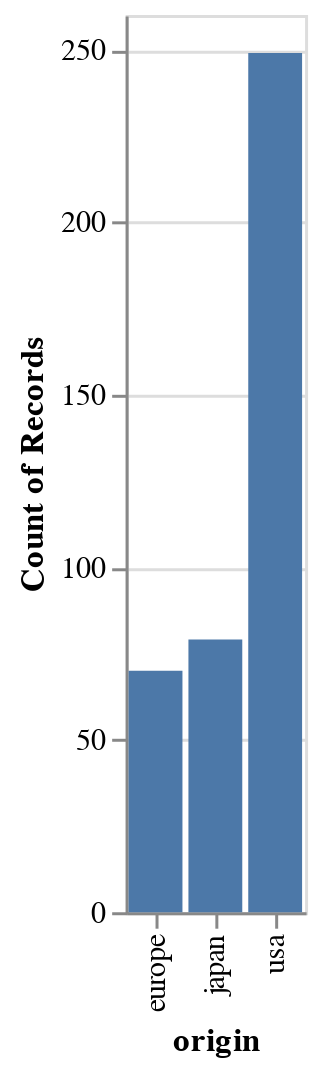

Notebook cell for this chart:
### Code cell
# altair
alt.Chart(mpg).mark_bar().encode(
    x='origin',
    y='count()')

### Figure 1 — Vega-Lite specification as saved in the notebook (floating-point values rounded to 4 significant figures; data arrays with more than 128 entries replaced by an {"elided": "..."} marker saying what was removed)
{"config": {"view": {"continuousWidth": 400, "continuousHeight": 300}}, "data": {"name": "data-f1198cc0481ad698d7dc4699e0a3efa7"}, "mark": "bar", "encoding": {"x": {"field": "origin", "type": "nominal"}, "y": {"aggregate": "count", "type": "quantitative"}}, "$schema": "https://vega.github.io/schema/vega-lite/v4.17.0.json", "datasets": {"data-f1198cc0481ad698d7dc4699e0a3efa7": {"elided": "398 records"}}}
